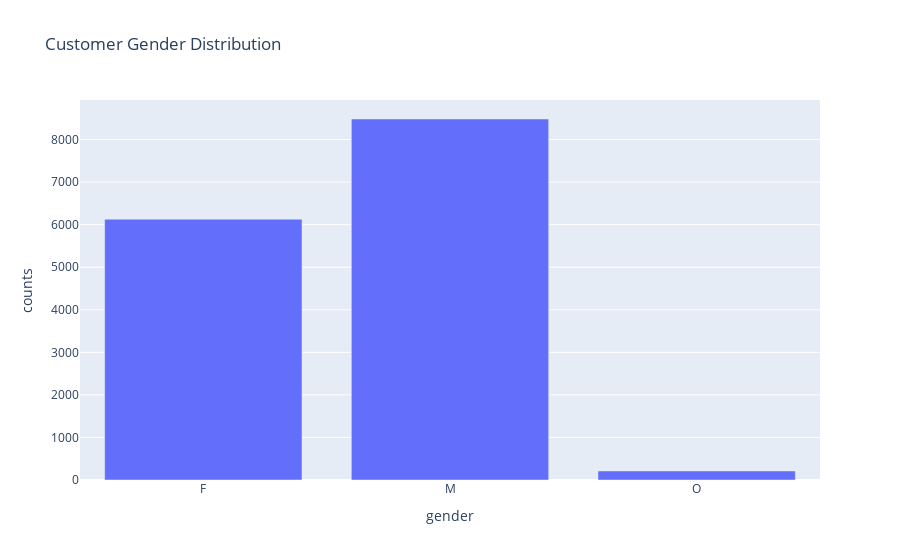

The code cell stored with this chart in its notebook:
### Markdown cell above
Customer Gender distribution <br>
6,129 are females, 8,484 are males, and 212 are O

### Code cell
fig = px.bar(df_profile.groupby('gender').size().to_frame('counts').reset_index(), x='gender', y='counts', 
             title="Customer Gender Distribution")
fig.show()

### Figure 1 — Plotly figure (JSON) as saved in the notebook; plotly's stock layout.template omitted (floating-point values rounded to 4 significant figures)
{"data": [{"alignmentgroup": "True", "hovertemplate": "gender=%{x}<br>counts=%{y}<extra></extra>", "legendgroup": "", "marker": {"color": "#636efa", "pattern": {"shape": ""}}, "name": "", "offsetgroup": "", "orientation": "v", "showlegend": false, "textposition": "auto", "type": "bar", "x": ["F", "M", "O"], "xaxis": "x", "y": [6129, 8484, 212], "yaxis": "y"}], "layout": {"autosize": true, "barmode": "relative", "legend": {"tracegroupgap": 0}, "title": {"text": "Customer Gender Distribution"}, "xaxis": {"anchor": "y", "autorange": true, "domain": [0, 1], "range": [-0.5, 2.5], "title": {"text": "gender"}, "type": "category"}, "yaxis": {"anchor": "x", "autorange": true, "domain": [0, 1], "range": [0, 8931.0], "title": {"text": "counts"}, "type": "linear"}}}
